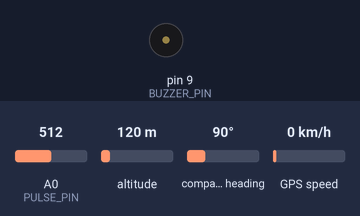
Simulated run of this sketch. Board: Arduino Uno, built with avr-gcc and run on an emulated ATmega328P. Parts: buzzer (waves = sounding, pin HIGH). The inputs (shaded band) are chosen by the test bench; at power-on: A0 (PULSE_PIN) = 512, altitude 120 m, compass heading 90°, GPS speed 0 km/h. The GPS gets a fix after 3 s at 37.7749, -122.4194 with 8 satellites; the modem accepts every AT command (registered, SIM ready, sends succeed) and sends nothing else; what the sketch prints to the serial monitor is not drawn.

Above: at 3.55 s.
Timing chart, 0 to 6.5 s (numbered marks = the images above):
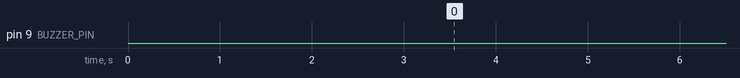

The sketch:

primary.ino
```cpp
#include <SoftwareSerial.h>
#include <TinyGPSPlus.h>

// GPS: TX -> 4, RX -> 3
SoftwareSerial gpsSerial(4, 3);
TinyGPSPlus gps;

// GSM A7670C: TXD -> 7, RXD -> 8
SoftwareSerial gsm(7, 8);

const char PHONE_NUMBER[] = "+91 XXXXXXXXXX";
bool smsSent = false;

unsigned long lastPrint = 0;

// Sensors
const int PULSE_PIN = A0;     // Heartbeat
const int TEMP_PIN  = A1;     // LM35 temperature
const int PULSE_THRESHOLD = 550;
const int SAMPLE_TIME = 10;   // seconds

// -------- BUZZER PIN --------
const int BUZZER_PIN = 9;

void setup() {
  Serial.begin(9600);

  gpsSerial.begin(9600);
  gsm.begin(115200);
  gpsSerial.listen();

  pinMode(BUZZER_PIN, OUTPUT);
  digitalWrite(BUZZER_PIN, LOW);

  Serial.println("GPS + GSM + BPM + Temp SMS System");
  delay(2000);

  // GSM init
  gsm.listen();
  gsm.println("AT");
  delay(500);
  gsm.println("AT+CMGF=1");
  delay(1000);
  gpsSerial.listen();
}

void loop() {
  gpsSerial.listen();

  while (gpsSerial.available()) {
    gps.encode(gpsSerial.read());
  }

  // Print GPS data every 2 sec
  if (millis() - lastPrint > 2000) {
    lastPrint = millis();

    Serial.println("---- GPS STATUS ----");
    if (gps.location.isValid()) {
      Serial.print("Lat: ");
      Serial.println(gps.location.lat(), 6);
      Serial.print("Lng: ");
      Serial.println(gps.location.lng(), 6);
    } else {
      Serial.println("Location: NO FIX");
    }
    Serial.println("--------------------");
  }

  if (!smsSent && gps.location.isValid() && gps.satellites.value() >= 3) {
    Serial.println("GPS Fix OK → Reading Sensors");

    int bpm = getBPM();
    float tempC = readTemperature();

    sendSMS(bpm, tempC);

    smsSent = true;
    Serial.println("SMS SENT SUCCESSFULLY!");

    // ---------- BUZZER SOUND ----------
    beepBuzzer();
  }
}

// ====== BUZZER FUNCTION ======
void beepBuzzer() {
  for (int i = 0; i < 3; i++) {
    digitalWrite(BUZZER_PIN, HIGH);
    delay(200);
    digitalWrite(BUZZER_PIN, LOW);
    delay(200);
  }
}

// ====== HEARTBEAT BPM FUNCTION ======
int getBPM() {
  Serial.println("Sampling Heartbeat...");

  int beats = 0;
  bool prevHigh = false;
  unsigned long start = millis();

  while (millis() - start < SAMPLE_TIME * 1000UL) {
    int val = analogRead(PULSE_PIN);

    if (val > PULSE_THRESHOLD && !prevHigh) {
      beats++;
      prevHigh = true;
    }
    if (val < PULSE_THRESHOLD - 50) {
      prevHigh = false;
    }

    delay(10);
  }

  int bpm = beats * (60 / SAMPLE_TIME);
  Serial.print("BPM = ");
  Serial.println(bpm);
  return bpm;
}

// ====== LM35 TEMP FUNCTION ======
float readTemperature() {
  int raw = analogRead(TEMP_PIN);
  float mv = raw * (5000.0 / 1023.0);  // mV
  float tempC = mv / 10.0;            // LM35: 10mV = 1°C

  Serial.print("Temp: ");
  Serial.println(tempC);

  return tempC;
}

// ====== SEND SMS FUNCTION ======
void sendSMS(int bpm, float tempC) {
  double lat = gps.location.lat();
  double lng = gps.location.lng();

  String msg = "Soldier Health Report:\n";
  msg += "BPM: " + String(bpm) + "\n";
  msg += "Temp: " + String(tempC, 1) + " C\n\n";
  msg += "Location:\nhttps://www.google.com/maps/?q=";
  msg += String(lat, 6) + "," + String(lng, 6);

  gsm.listen();
  delay(200);

  gsm.print("AT+CMGS=\"");
  gsm.print(PHONE_NUMBER);
  gsm.print("\"\r");
  delay(1500);

  gsm.print(msg);
  gsm.write(26);  // CTRL+Z
  delay(4000);

  gpsSerial.listen();
}
```

Measured:
- by itself, pin 9 (BUZZER_PIN): LOW → HIGH at 19.3 s, → LOW 0.20 s later, → HIGH 0.20 s later, → LOW 0.20 s later, … (6 changes in this stretch)
